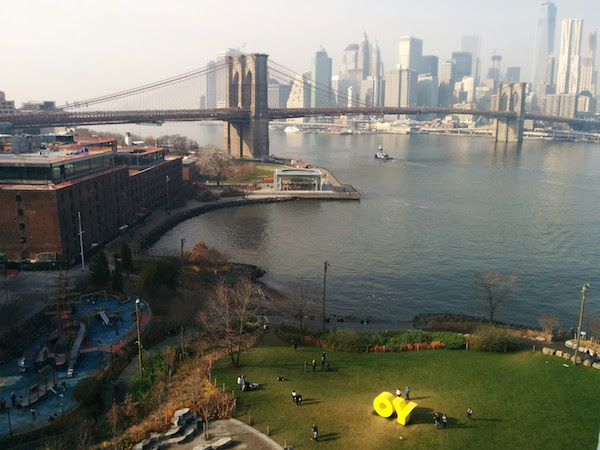
#> input picture HW0 - Python and Image processing/data/oy.jpg, 600 x 450 px
$ jupyter execute --allow-errors ee046746_hw0_python_image_processing.ipynb   (shell and % lines are left out)
#> lines starting #> are read from the running program, lines starting #| are printed output that depends on the picture; after the words box and inside, x2 and y2 are one past the last pixel; in counts of white or black regions, pixels touching at a corner belong together
#  EE 046746 - Technion - Computer Vision

## Homework 0 - Python & Basic Image Processing
---

### <a style='color:red'> Due Date: 09.11.2022 </a>

###  Agenda
---

* Getting to Know Python
    * NumPy
    * Matplotlib
    * Scikit-Learn
* Image Processing 101

#### Use as many cells as you need

###  Students Information
---
* **<div style='color:red'> Fill in</div>**

|Name       |Campus Email                      | ID       |
|-----------|----------------------------------|----------|
|Bar Goldner| bar.goldner@campus.technion.ac.il| 316112671|
|Daria Hasin| daria.hasin@campus.technion.ac.il| 316398551|

###  Submission Guidelines
---
* Submission only in **pairs**.
* **No handwritten submissions.**
* What you have to submit:
    * You should submit this file only, with the name: `ee046746_hw0_id1_id2.ipynb`.
    * No other file-types (`.py`, `.docx`...) will be accepted.
* Submission on the course website (Moodle).
* <div style="color:blue"> SAVE THE NOTEBOOK WITH THE OUTPUTS, CODE CELLS THAT WERE NOT RUN WILL NOT GET ANY POINTS!</div>

###  Keyboard Shortcuts
---
* Run current cell: **Ctrl + Enter**
* Run current cell and move to the next: **Shift + Enter**
* Show lines in a code cell: **Esc + L**
* View function documentation: **Shift + Tab** inside the parenthesis or `help(name_of_module)`
* New cell below: **Esc + B**
* Delete cell: **Esc + D, D** (two D's)

[cell 1]
# imports for the tutorial
import numpy as np
import matplotlib.pyplot as plt
import cv2

###  Introduction to Python
---
In this part, we are going to cover some of the basics in Python (it is easy, don'y worry...).

All you have to do is run all the cells, and perform a really simple exercise at the end of each section.

##  NumPy
---

NumPy is the fundamental package for scientific computing with Python. It contains among other things:

* A powerful N-dimensional array object

* Sophisticated (broadcasting) functions

* Tools for integrating C/C++ and Fortran code

* Useful linear algebra, Fourier transform, and random number capabilities

Besides its obvious scientific uses, NumPy can also be used as an efficient multi-dimensional container of generic data. Arbitrary data-types can be defined. This allows NumPy to seamlessly and speedily integrate with a wide variety of databases

### Numpy Array
#### 1D List -> NumPy Array

[cell 2]
vec = [1, 2, 3] # list
np_vec = np.array(vec) # array
print(type(np_vec)) # check the type
print(np_vec) # print the array

#### 2D Matrix -> Numpy Array

[cell 3]
mat = [[2, 6, 8], [3, 7, 0]] # 2d list
np_mat = np.array(mat) # 2d ndarray
print(np_mat) # print the matrix

#### Zeros, Ones, Eye

[cell 4]
# zeros, just like matlab
zero_arr = np.zeros((3,4))
print("zeros:")
print(zero_arr)
# ones, just like matlab
print("ones:")
one_arr = np.ones((3,4))
print(one_arr)
# identity matrix, just like matlab
print("eye:")
eye_arr = np.eye(3)
print(eye_arr)

### Random
#### Create Random Arrays and Numbers with NumPy

[cell 5]
np.random.randn(5) # 5x1 array with numbers from N(0,1)

[cell 6]
np.random.randn(3,4) # 3x4 matrix with numbers from N(0,1)

[cell 7]
np.random.randint(5, 15) # random integer between start (5) and end (15)

[cell 8]
np.random.randint(5, 150, 5) # multiple (5) random numbers between specified range

### Series of Numbers
#### arange, linspace

[cell 9]
np.arange(3, 12) # 3, 4..., 11

[cell 10]
np.arange(3, 12, 2) # with a step of 2

[cell 11]
np.linspace(2, 5) # as in matlab default count is 50 -- third argument

[cell 12]
np.linspace(2, 5, 10) # third argument specifies the count of numbers

### NumPy Operations

Very similar to MATLAB

[cell 13]
# dimensions of arrays
print(np_vec.shape)
print(np_mat.shape)

[cell 14]
# maximum and minimum
print("max: {}".format(np_mat.max()))
print("min: {}".format(np_mat.min()))

[cell 15]
# reshape
print(np_mat)
print("reshape:")
print(np_mat.reshape(3,2)) # change dimensions -- only if the total number of values remains the same

#> (a cell that did not finish here is left out)

### Numpy Array Operations
#### Operations between arrays and scalars

[cell 17]
a = np.array([0, 1, 2, 3, 4, 5])
print("a = ")
print(a)
print("a + 7 = ")
print(a + 7) # add 7 to each element
print("a + 2 = ")
print(a - 2)
print("a / 2 = ")
print(a / 2)
print("a * 3 = ")
print(a * 3)
print("sin(a) = ")
print(np.sin(a)) # sin() of each element, same dimensions
print("sum(a) = ")
print(np.sum(a)) # sum of all elements
print("mean(a) = ")
print(np.mean(a)) # mean of the array

[cell 18]
a1 = np.array([[1, 3], [4, 6]])
print("a1 = ")
print(a1)
b1 = np.array([[0, 2], [3, 1]])
print("b1 = ")
print(b1)

[cell 19]
print("a1 + b1 = ")
print(a1 + b1)
print("a1 * b1 = ")
print(a1 * b1) # element-wise multiplication
print("matrix multiplication: np.dot(a1, b1) = ")
print(np.dot(a1, b1)) # matrix multiplication
print("np.dot() is the same as using @: a1 @ b1 = ")
print(a1 @ b1) # matrix multiplication

[cell 20]
# element-wise comparison
print(a > 2) # compare each and every element

###  Exercise 1

Create 2 random matrices of the following shapes:
* $a \in \mathcal{R}^{2 \times 3} $
* $b \in \mathcal{R}^{3 \times 2} $

And perform matrix multiplication.

[cell 21]
a = np.random.random((2,3))
b = np.random.random((3,2))

print(f'a = {a}\n')
print(f'b = {b}\n')

dot_product = a @ b

print('matrix multiplication = ', dot_product)

### Indexing, Slicing, Broadcasting

[cell 22]
d1 = np.arange(25)
print(d1)

[cell 23]
d2 = np.arange(25).reshape(5,5)
print(d2)

[cell 24]
# slicing
d1[4:12] # slicing -- d1[start : end+1]

[cell 25]
print("d1[4: ] = ")
print(d1[4: ])
print("d1[:13] = ")
print(d1[:13])

[cell 26]
print("d2[0,0] = ")
print(d2[0,0]) # d2[row, column]
print("d2[2,] = ")
print(d2[2,])
print("d2[:, 3]")
print(d2[:, 3])

[cell 27]
# broadcasting
print("d1[0:5] = ")
print(d1[0:5])
print("d1[0:5] = -10")
d1[0:5] = -10 # broadcasting -- Change specific elements of the array
print(d1[0:5])

##  Matplotlib
---

A 2D plotting library which produces publication quality figures.
 - Can be used in python scripts, the python and IPython shell, web application servers, and more …
 - Can be used to generate plots, histograms, power spectra, bar charts, errorcharts, scatterplots, etc.
 - For simple plotting, pyplot provides a MATLAB-like interface
 - For power users, a full control via OO interface or via a set of functions

There are several Matplotlib add-on toolkits
 - Projection and mapping toolkits [basemap](http://matplotlib.org/basemap/) and [cartopy](http://scitools.org.uk/cartopy/).
 - Interactive plots in web browsers using [Bokeh](http://bokeh.pydata.org/en/latest/).
 - Higher level interface with updated visualizations [Seaborn](http://seaborn.pydata.org/index.html).

Matplotlib is available at [www.matplotlib.org](www.matplotlib.org)

## Line Plots

### Plot Against Indices

[cell 28]
x = np.arange(50) * 2 * np.pi / 50
y = np.sin(x)
fig = plt.figure(figsize=(8, 5)) # create a figure, just like in matlab
ax = fig.add_subplot(1, 1 ,1) # create a subplot of certain size
ax.plot(y, label="y = sin(x)")
ax.set_xlabel('index')
ax.set_ylabel("sin(x)")
ax.set_title("sin(x)")
ax.grid()
ax.legend()

### Multiple Lines

[cell 29]
x2 = np.arange(50) * 2 * np.pi / 25
y2 = np.sin(x2)
fig = plt.figure(figsize=(8, 5)) # create a figure, just like in matlab
ax = fig.add_subplot(1, 1 ,1) # create a subplot of certain size
ax.plot(y, label="y1 = sin(x1)")
ax.plot(y2, 'r-^', label="y2 = sin(x2)")
ax.set_xlabel('index')
ax.set_ylabel("sin(x)")
ax.set_title("sin(x)")
ax.grid()
ax.legend()

### Scatter Plots

[cell 30]
x = np.arange(50) * 2 * np.pi / 50
print(x)
y = np.sin(x)
fig = plt.figure(figsize=(8, 5)) # create a figure, just like in matlab
ax = fig.add_subplot(1, 1 ,1) # create a subplot of certain size
ax.scatter(x, y, label="y = sin(x)")
ax.set_xlabel('index')
ax.set_ylabel("sin(x)")
ax.set_title("scatter sin(x)")
ax.grid()
ax.legend()

### Bar Plots

[cell 31]
fig = plt.figure(figsize=(10, 8)) # create a figure, just like in matlab
ax1 = fig.add_subplot(2, 1 ,1) # create a subplot of certain size
ax1.bar(x, y)
ax1.set_xlabel('x')
ax1.set_ylabel("y")
ax1.set_title("bar plot")
ax1.grid()

ax2 = fig.add_subplot(2, 1 ,2) # create a subplot of certain size
ax2.barh(x, y, height=x[1]-x[0])
ax2.set_xlabel('x')
ax2.set_ylabel("y")
ax2.set_title("barh plot")
ax2.grid()

plt.tight_layout()

### Histogram

[cell 32]
fig = plt.figure(figsize=(8, 5)) # create a figure, just like in matlab
ax = fig.add_subplot(1, 1 ,1) # create a subplot of certain size
ax.hist(np.random.randn(1000), 30) # 30 is the number of bins
ax.set_title("histogram")
ax.grid()
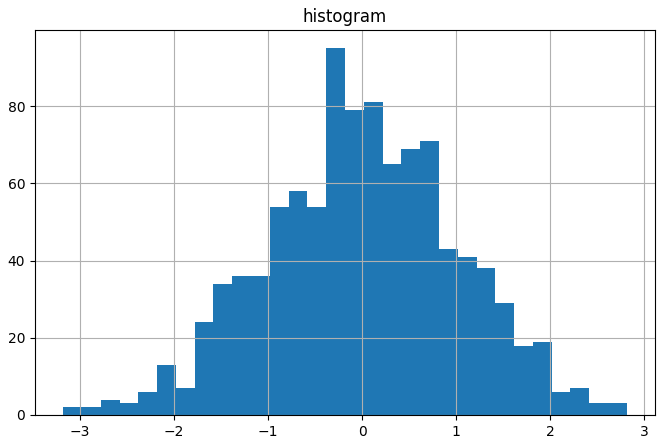
#> figure drawn by matplotlib, 1 panel; tallest bar 95 high, from x = -0.382 to -0.183

###  Exercise 2

Create 1000 values using `linspace` and plot $sin(x) + cos(x)$ both as `plot` and `scatter` as 2 different subplots

[cell 33]
x = np.linspace(0, 1000)
y = np.sin(x) + np.cos(x)

fig = plt.figure(figsize=(10, 8)) # create a figure, just like in matlab
ax1 = fig.add_subplot(2, 1 ,1) # create a subplot of certain size
ax1.plot(x, y)
ax1.set_xlabel("x")
ax1.set_ylabel("y")
ax1.set_title("plot")
ax1.grid()

ax2 = fig.add_subplot(2, 1 ,2) # create a subplot of certain size
ax2.scatter(x, y)
ax2.set_xlabel("x")
ax2.set_ylabel("y")
ax2.set_title("scatter plot")
ax2.grid()

plt.tight_layout()
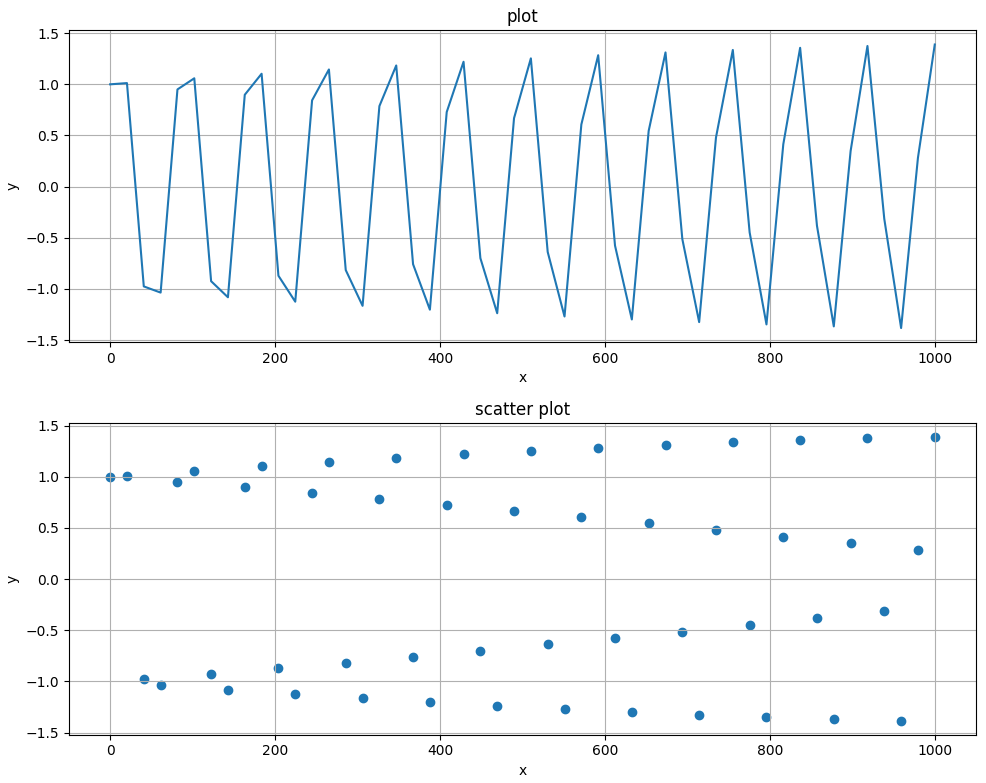
#> figure drawn by matplotlib, 2 panels; panel 1: curve peaks at x = 1000, y = 1.39

##  Scikit-Learn
---
Scikit-learn is an open source machine learning library for Python.
 - **Simple and efficient** tools for data mining and data analysis
 - Good coverage of machine learning algorithms, processes, tools and techniques
   - Classification, Regression, Clustering, Dimensionality Reduction, Model selection, Preprocessing
 - **High standards**
 - Well-suited for applications:
   - Used for **large datasets**
   - **Building blocks** for application-specific algorithms
 - Built on **NumPy, SciPy**
 - **Open source**, Commercially usable - BSD license, Community driven

Data Representation in Scikit-learn:
 - Most algorithms expect a two-dimensional array, of shape (n_samples,n_features).
 - The arrays can be either NumPy arrays, or in some cases scipy.sparse matrices.
   - The number of features must be fixed in advance.

Design principles
 - Minimize number of object interfaces
 - Build abstractions for recurrent use cases
 - Simplicity, Simplicity, Simplicity

Code samples:
> ``from sklearn import svm
clf = svm.SVC()
clf.fit(X_train, y_train)
y_pred = clf.predict(X_test)``

Classification:
>``y_pred = model.predict(X_test)``

Filters, dimension reduction, latent variables:
>``X_new = model.transform(X_test)``

Incremental learning:
>``model.partial_fit(X_train, y_train)``

---

The [scikit-learn website](http://scikit-learn.org/stable/) has great tutorials for using their library
---
The [preprocessing](http://scikit-learn.org/stable/modules/preprocessing.html#preprocessing) page has information that is very relevant for the second exercise.

A more interfactive tutorial introducing scikit-learn can be found [here](https://www.datacamp.com/community/tutorials/machine-learning-python#gs.Ae7Ua_Y).

### Example - The Digits Dataset
(Taken from https://scikit-learn.org/stable/tutorial/basic/tutorial.html)

#### Loading the Data
A dataset is a dictionary-like object that holds all the data and some metadata about the data. This data is stored in the `.data` member, which is a `n_samples, n_features` array. In the case of supervised problem, one or more response variables are stored in the `.target` member. More details on the different datasets can be found in the dedicated section.

[cell 34]
# import dataset
from sklearn import datasets
digits = datasets.load_digits()

For instance, in the case of the digits dataset, `digits.data` gives access to the features that can be used to classify the digits samples:

[cell 35]
print(digits.data)

and `digits.target` gives the ground truth for the digit dataset, that is the number corresponding to each digit image that we are trying to learn:

[cell 36]
print(digits.target)

Shape of the data arrays

The data is always a 2D array, shape `(n_samples, n_features)`, although the original data may have had a different shape. In the case of the digits, each original sample is an image of shape `(8, 8)` and can be accessed using: `digits.images`

[cell 37]
fig = plt.figure(figsize=(8, 5)) # create a figure, just like in matlab
ax = fig.add_subplot(1, 1 ,1) # create a subplot of certain size
ax.imshow(digits.images[0], cmap='gray')
ax.set_title("digits.image[0]")
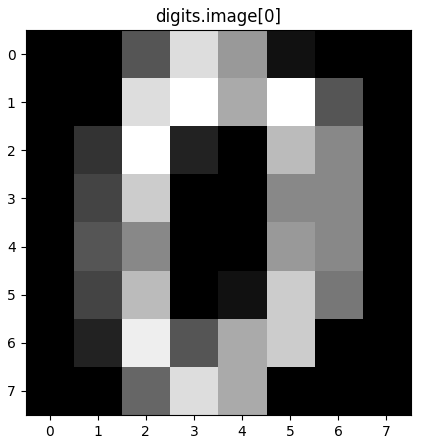
#> figure drawn by matplotlib, 1 panel

#### Learning and Predicting

In the case of the digits dataset, the task is to predict, given an image, which digit it represents. We are given samples of each of the 10 possible classes (the digits zero through nine) on which we fit an estimator to be able to predict the classes to which unseen samples belong.

In scikit-learn, an estimator for classification is a Python object that implements the methods `fit(X, y)` and `predict(T)`.

[cell 38]
from sklearn.model_selection import train_test_split
# split to train and test sets
X_train, X_test, y_train, y_test = train_test_split(digits.data, digits.target, test_size=0.2)
# fit a Naive Bayes Classifier
from sklearn.naive_bayes import GaussianNB
clf = GaussianNB()
# train
clf.fit(X_train, y_train)
# predict
y_pred = clf.predict(X_test)
# cacluclate accuracy
print("prediction accuracy: {:.3f}%".format(np.mean(y_pred == y_test) * 100))

###  Exercise 3

Build a Linear Support Vector Machine (SVM) classifier using `LinearSVC()` class from `sklearn` and check the accuracy.

[cell 39]
from sklearn.svm import LinearSVC

# split to train and test sets
X_train, X_test, y_train, y_test = train_test_split(digits.data, digits.target, test_size=0.2)

clf = LinearSVC()
# train
clf.fit(X_train, y_train)
# predict
y_pred = clf.predict(X_test)
# cacluclate accuracy
print("prediction accuracy: {:.3f}%".format(np.mean(y_pred == y_test) * 100))

###  Image Processing 101
---
In this part, we are going to cover some of the basics in OpenCV

Use the first tutorial if you are not yet comfortable with OpenCV.

###  Exercise 4

Load the image `oy.jpg` and display it correctly (notice the colors).

[cell 40]
img = cv2.imread('./data/oy.jpg')
#> img is the input picture: shape (450, 600, 3); mean B, G, R 107.6, 118.3, 117.9
img_rgb = cv2.cvtColor(img, cv2.COLOR_BGR2RGB)
plt.imshow(img_rgb)
plt.axis('off')
plt.show()

###  Exercise 5

Convert the image to gray and apply adpative thresholding using `cv2.adaptiveThreshold` with the following values:

* `adaptiveMethod=cv2.ADAPTIVE_THRESH_GAUSSIAN_C`
* `thresholdType=cv2.THRESH_BINARY`
* `blockSize=11`
* `C=2`

[cell 41]
img_gray = cv2.cvtColor(img, cv2.COLOR_BGR2GRAY)
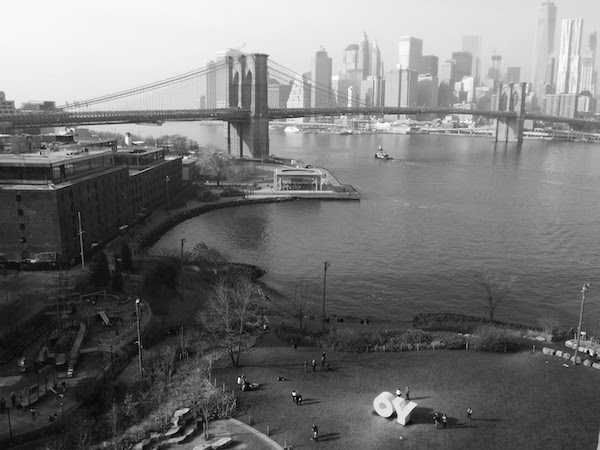
#> img_gray: shape (450, 600); min 0, max 254, mean 117
img_th = cv2.adaptiveThreshold(img_gray, maxValue=np.max(img_gray), adaptiveMethod=cv2.ADAPTIVE_THRESH_GAUSSIAN_C,
                              thresholdType=cv2.THRESH_BINARY, blockSize=11, C=2)
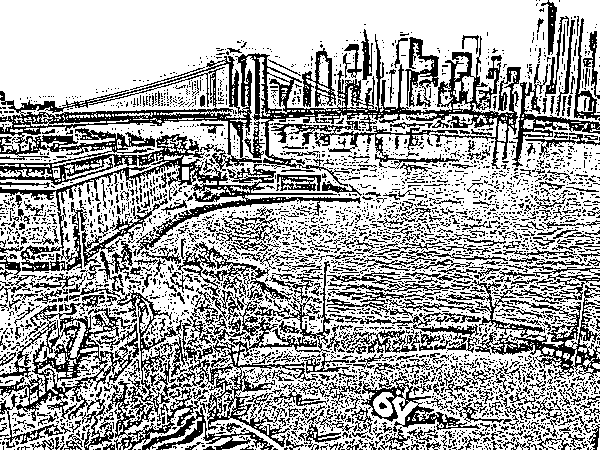
#> img_th: shape (450, 600); values 0 (black) and 254 (white), 66% white; black in thin lines or dots
plt.imshow(img_th, cmap='gray')
plt.axis('off')
plt.show()

###  Exercise 6

We are now going to cover some classic object detection and morphology concepts.

* Load the image `coins.jpg` and display it.
* Convert it to gray and apply Gaussian Blur to smooth it (use a kernel size of 5). Display the resulting image.
* Apply binary threshold using `cv2.threshold(, , , type=cv2.THRESH_BINARY)`. The recommended threshold is around 130, pick the one you are most satisfied with. Invert the colors such that the coins are white and the background is black, use `cv2.bitwise_not()`. Display the result.
* We now want to clean the image to create a better mask. We will use the "Closing" morphological transformation. As you recall, the "Closing" operation is applying Dilation followed by Erosion. It is applied by `closing = cv2.morphologyEx(img, cv2.MORPH_CLOSE, kernel)` (<a href="https://opencv-python-tutroals.readthedocs.io/en/latest/py_tutorials/py_imgproc/py_morphological_ops/py_morphological_ops.html">Read more</a>). For the `kernel`, use a matrix of ones with size 15x15. Display the result.

[cell 42]
img_coins = cv2.imread('./data/coins.jpg')
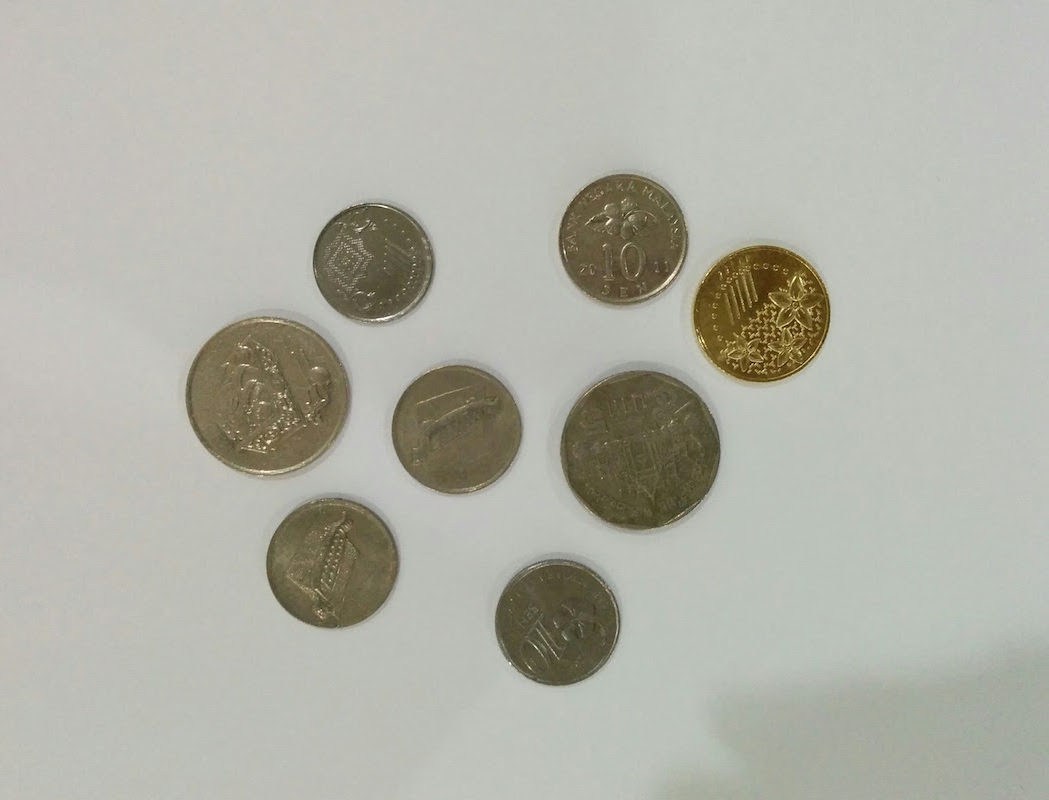
#> input picture HW0 - Python and Image processing/data/coins.jpg, 1049 x 800 px
#> img_coins is the input picture: shape (800, 1049, 3); mean B, G, R 166.9, 176.9, 176.6
img_coins_rgb = cv2.cvtColor(img_coins, cv2.COLOR_BGR2RGB)
plt.imshow(img_coins_rgb)
plt.axis('off')
plt.show()

[cell 43]
img_coins_gray = cv2.cvtColor(img_coins, cv2.COLOR_BGR2GRAY)
img_coins_blur = cv2.GaussianBlur(img_coins_gray,(5,5), 0)
plt.imshow(img_coins_blur, cmap='gray')
plt.axis('off')
plt.show()

[cell 44]
_, img_coins_th = cv2.threshold(img_coins_blur, 130, 255, type=cv2.THRESH_BINARY)
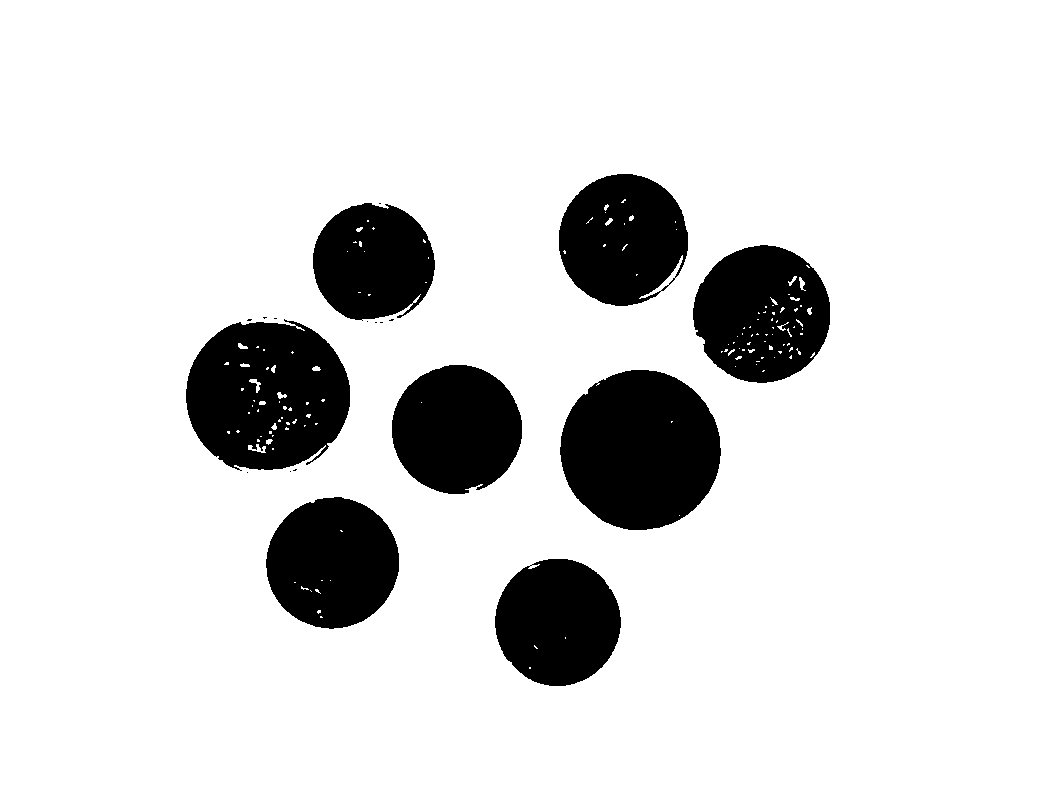
#> img_coins_th: shape (800, 1049); 86.1% white; 19 black regions (11 under 20 px), largest, box (x1, y1, x2, y2) and area: (560, 370, 721, 530) 20061, (186, 319, 350, 471) 18974, (693, 245, 830, 383) 14141
img_coins_th_inverted = cv2.bitwise_not(img_coins_th)
#> (the rest of the program and of its run is left out)
